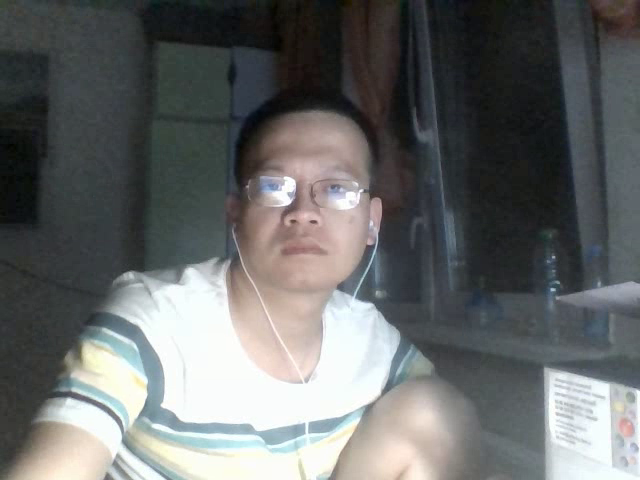
#> input picture frame 2 of output.avi, 640 x 480 px, given in place of the camera
$ python getting_video.py
#> lines starting #> are read from the running program, lines starting #| are printed output that depends on the picture; pictures that were not available may be replaced by others from this repository, and a replacement may not be noted
#https://opencv-python-tutroals.readthedocs.io/en/latest/py_tutorials/py_gui/py_video_display/py_video_display.html
# From camera
import numpy as np
import cv2

cap = cv2.VideoCapture(0)

while(True):
    # Capture frame-by-frame
    ret, frame = cap.read()
#> frame is the input picture: shape (480, 640, 3); mean B, G, R 105.4, 105.7, 103.6

    # Our operations on the frame come here
    gray = cv2.cvtColor(frame, cv2.COLOR_BGR2GRAY)
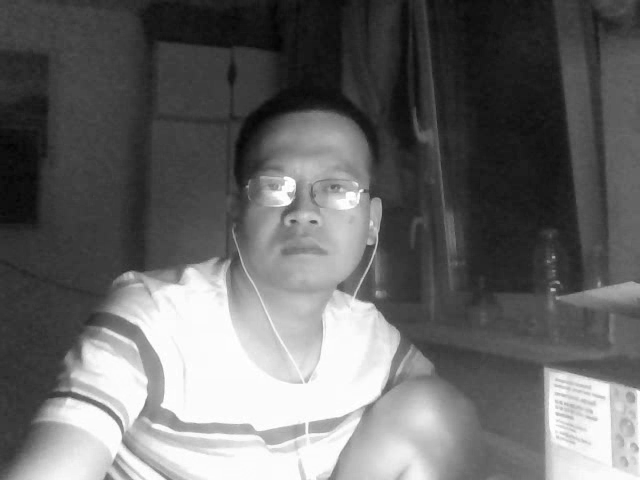
#> gray: shape (480, 640); min 2, max 255, mean 105

    # Display the resulting frame
    cv2.imshow('frame',gray)
    if cv2.waitKey(1) & 0xFF == ord('q'):
#> (key q is pressed here)
        break

# When everything done, release the capture
cap.release()
cv2.destroyAllWindows()


# From video file=============================
import cv2

cap = cv2.VideoCapture('vtest.avi')

while(cap.isOpened()):
    ret, frame = cap.read()

    gray = cv2.cvtColor(frame, cv2.COLOR_BGR2GRAY)

    cv2.imshow('frame',gray)
    if cv2.waitKey(1) & 0xFF == ord('q'):
#> (key q is pressed here)
        break

cap.release()
cv2.destroyAllWindows()


#Saving a Video--------------------------------------------------

import numpy as np
import cv2

cap = cv2.VideoCapture(0)

# Define the codec and create VideoWriter object
fourcc = cv2.VideoWriter_fourcc(*'XVID')
out = cv2.VideoWriter('output.avi',fourcc, 20.0, (640,480))

while(cap.isOpened()):
    ret, frame = cap.read()
    if ret==True:
        frame = cv2.flip(frame,1)
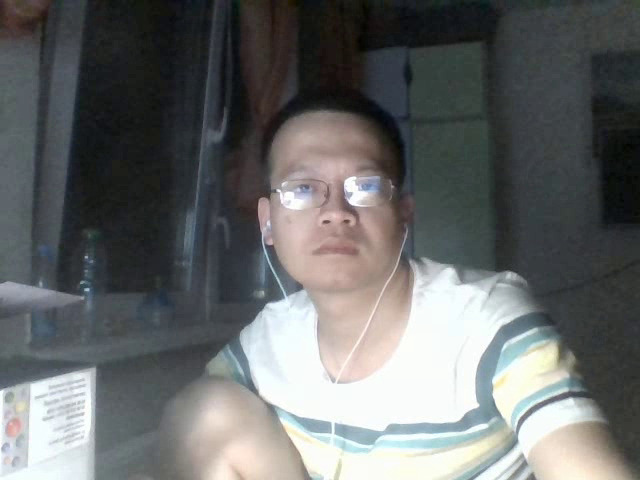
#> frame: shape (480, 640, 3); mean B, G, R 105.4, 105.7, 103.6

        # write the flipped frame
        out.write(frame)

        cv2.imshow('frame',frame)
        if cv2.waitKey(1) & 0xFF == ord('q'):
#> (key q is pressed here)
            break
    else:
        break

# Release everything if job is finished
cap.release()
out.release()
cv2.destroyAllWindows()

$ run again, starting later in the video
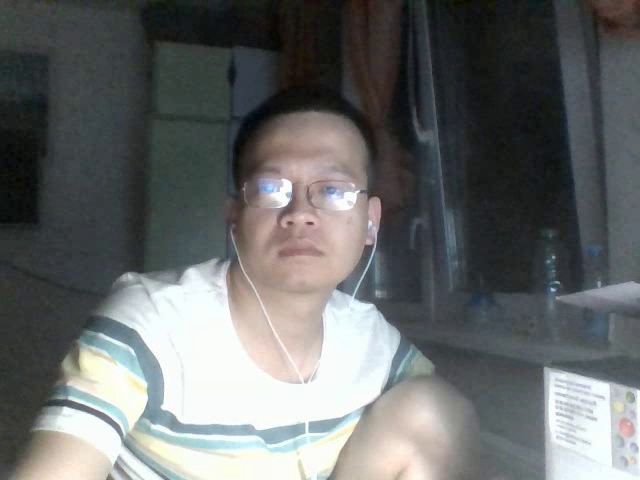
#> input picture frame 13 of output.avi, 640 x 480 px, given in place of the camera
#> frame is the input picture: shape (480, 640, 3); mean B, G, R 105.9, 106.1, 103.6
#> `gray = cv2.cvtColor(frame, cv2.COLOR_BGR2GRAY)`:
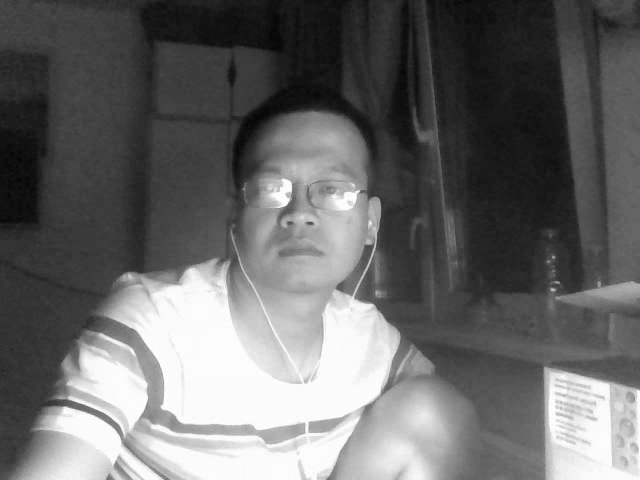
#> gray: shape (480, 640); min 4, max 255, mean 105.3
#> `frame = cv2.flip(frame,1)`:
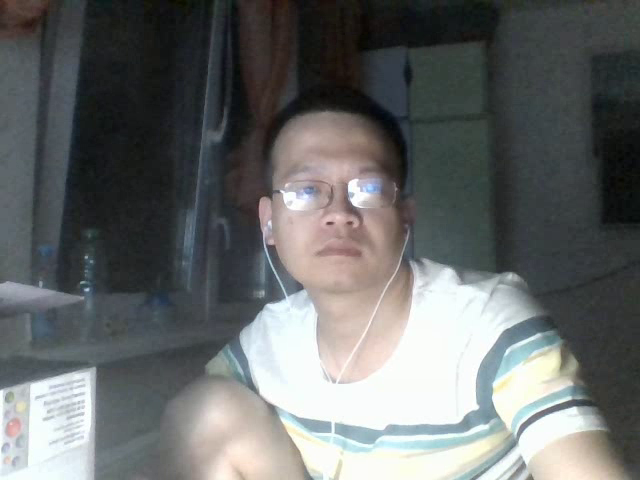
#> frame: shape (480, 640, 3); mean B, G, R 105.9, 106.1, 103.6

$ run again, starting later in the video
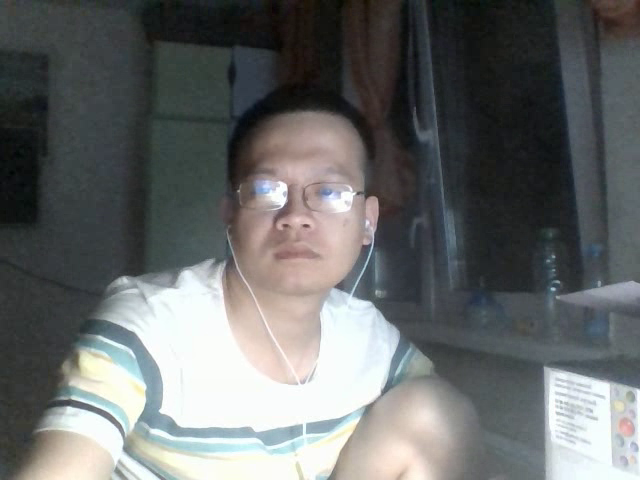
#> input picture frame 23 of output.avi, 640 x 480 px, given in place of the camera
#> frame is the input picture: shape (480, 640, 3); mean B, G, R 106.1, 106.3, 103.9
#> `gray = cv2.cvtColor(frame, cv2.COLOR_BGR2GRAY)`:
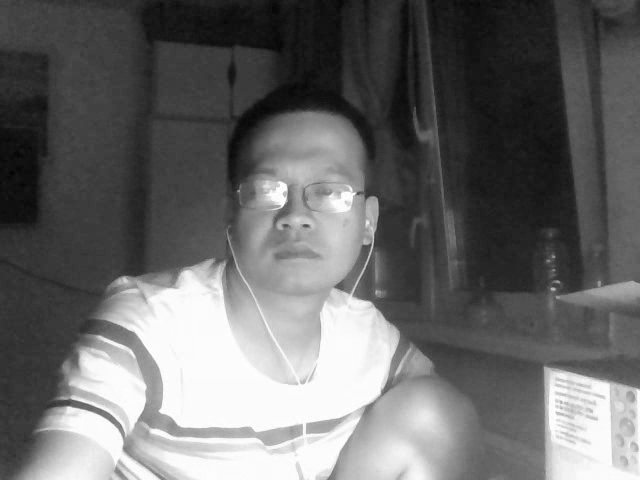
#> gray: shape (480, 640); min 3, max 255, mean 105.5
#> `frame = cv2.flip(frame,1)`:
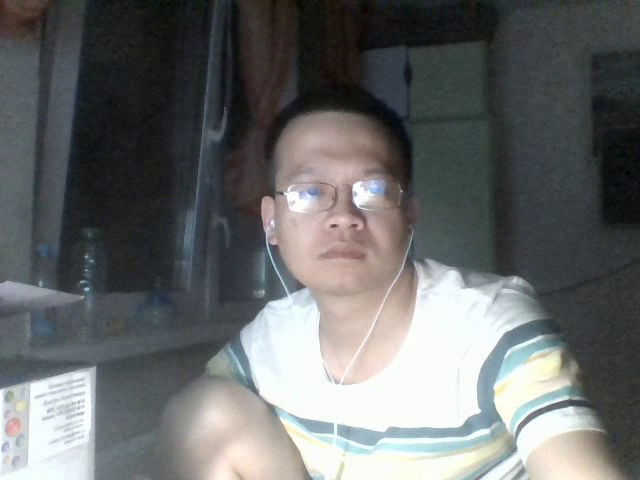
#> frame: shape (480, 640, 3); mean B, G, R 106.1, 106.3, 103.9
